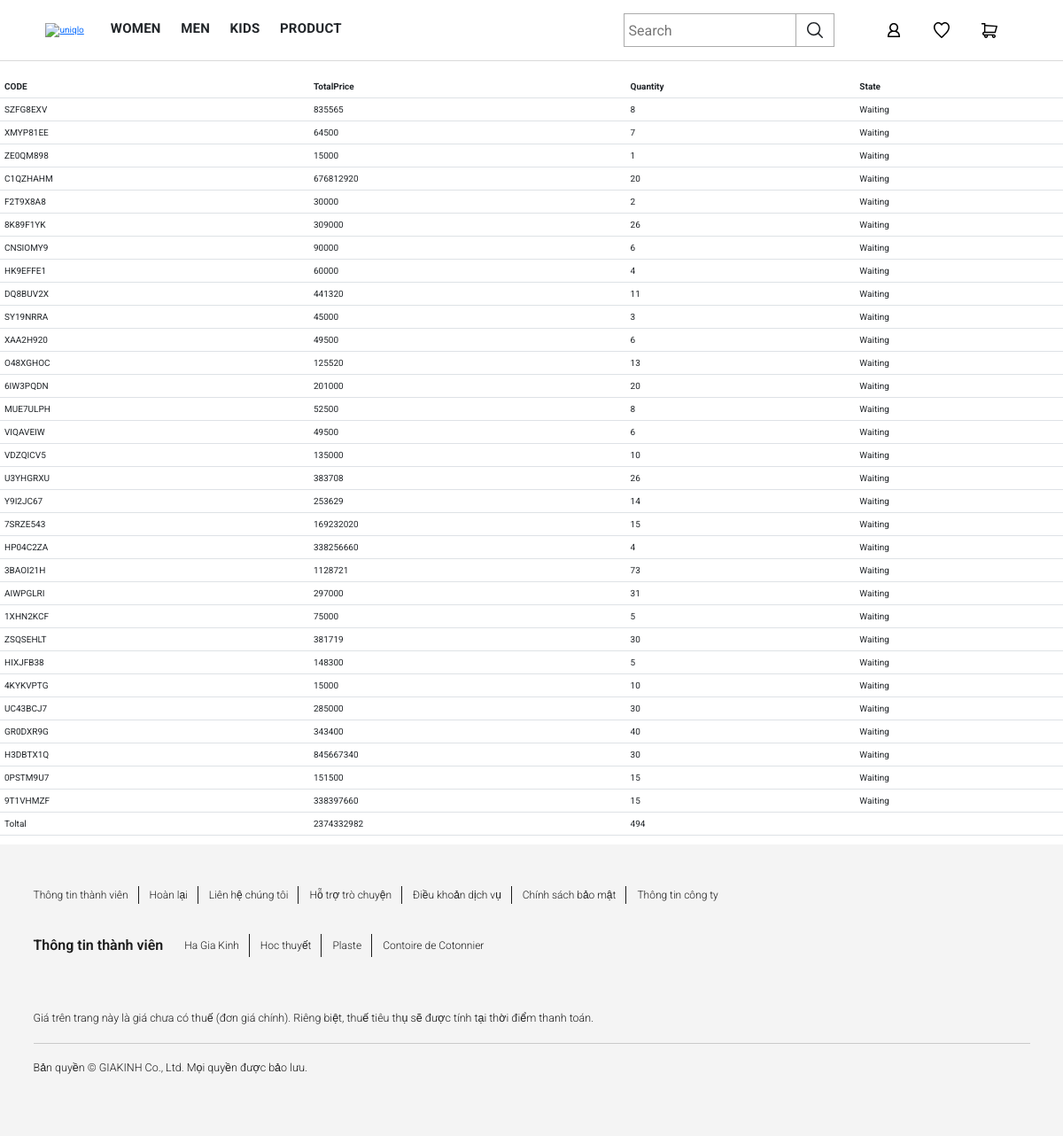
Before: /order/ (signed in) with the older database file.
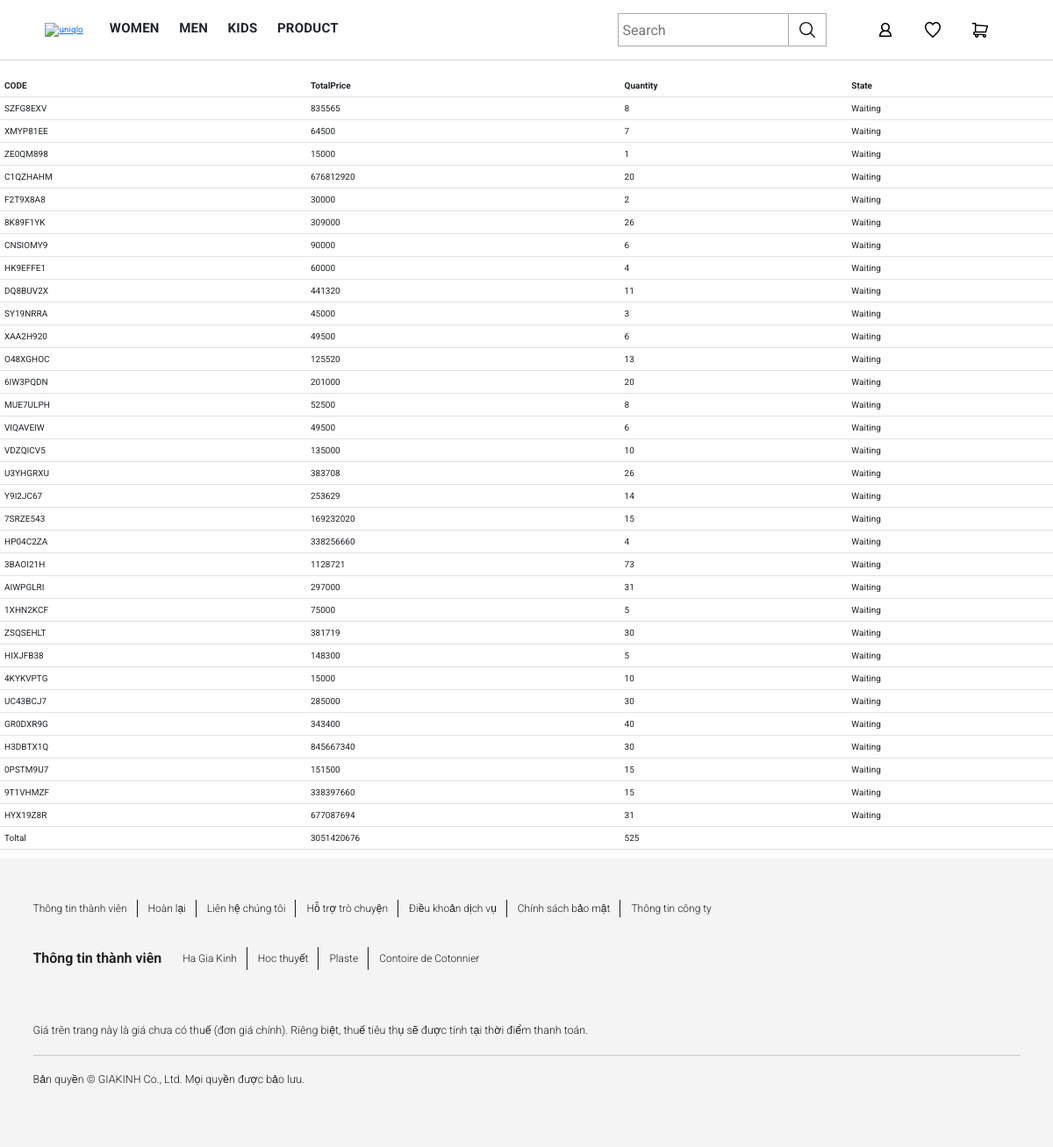
After: the same page with the newer database file.
### order/models.py (models this page shows, shortened)
class Order(models.Model):
    user = models.ForeignKey(User, on_delete=models.CASCADE)
    code = models.CharField(default="XXXXXXX", max_length=256)
    state = models.CharField(default="Waiting", max_length=256)
    totalprice = models.IntegerField(default=0)
    quantity = models.IntegerField(default=0)
    date = models.DateTimeField(auto_now=True)

### appUser/views.py (the view)
# urls.py: path('order/', views.orderUser, name ='order'),
@login_required
def orderUser(request):
    orders = Order.objects.filter(user=request.user)
    totalprice=0
    quantity=0
    for order in orders:
        totalprice += order.totalprice
        quantity += order.quantity
    return render(request, 'user/order.html', {'orders': orders, 'totalprice': totalprice, 'quantity': quantity})

### templates/user/order.html
{% extends "base/base.html" %}
{% block block_body %}
<div style="padding-top: 85px;"></div>
<form action="" method="POST">
<table class="table">
    <tr>
        <th>CODE</th>
        <th>TotalPrice</th>
        <th>Quantity</th>
        <th>State</th>
    </tr>
    {% for order in orders %}
    <tr>
        <td>{{order.code}}</td>
        <td>{{order.totalprice}}</td>
        <td>{{order.quantity}}</td>
        <td>{{order.state}}</td>
    </tr>
    {% endfor %}
    <tr>
        <td>Toltal</td>
        <td>{{totalprice}}</td>
        <td>{{quantity}}</td>
        <td></td>
    </tr>
</table>
</form>
{% endblock %}

Changed rows visible on the page:
added Order: code "HYX19Z8R", totalprice "677087694", quantity "31", state "Waiting"
Other visible differences:
{{ totalprice }}: "2374332982" → "3051420676"
{{ quantity }}: "494" → "525"
